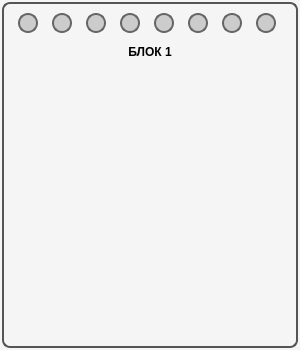
<?xml version="1.0" encoding="UTF-8"?>
<ui version="4.0">
 <class>BlockWidget</class>
 <widget class="QWidget" name="BlockWidget">
  <property name="geometry">
   <rect>
    <x>0</x>
    <y>0</y>
    <width>300</width>
    <height>350</height>
   </rect>
</property>
<!-- Заменяем фиксированные размеры на политику растяжения -->
<property name="sizePolicy">
   <sizepolicy hsizetype="Expanding" vsizetype="Expanding">
    <horstretch>1</horstretch>
    <verstretch>1</verstretch>
   </sizepolicy>
</property>
  <property name="styleSheet">
   <string notr="true">QWidget#BlockWidget {
    border: 2px solid #555;
    border-radius: 8px;
    background-color: #f5f5f5;
    margin: 2px;
}</string>
  </property>
  <layout class="QVBoxLayout" name="verticalLayout">
   <property name="spacing">
    <number>5</number>
   </property>
   <property name="leftMargin">
    <number>8</number>
   </property>
   <property name="topMargin">
    <number>8</number>
   </property>
   <property name="rightMargin">
    <number>8</number>
   </property>
   <property name="bottomMargin">
    <number>8</number>
   </property>
   <item>
    <widget class="QWidget" name="pyroWidget" native="true">
     <property name="minimumSize">
      <size>
       <width>0</width>
       <height>30</height>
      </size>
     </property>
     <property name="maximumSize">
      <size>
       <width>16777215</width>
       <height>30</height>
      </size>
     </property>
     <layout class="QHBoxLayout" name="pyroLayout">
      <property name="spacing">
       <number>4</number>
      </property>
      <property name="leftMargin">
       <number>0</number>
      </property>
      <property name="topMargin">
       <number>0</number>
      </property>
      <property name="rightMargin">
       <number>0</number>
      </property>
      <property name="bottomMargin">
       <number>0</number>
      </property>
      <item>
       <widget class="QWidget" name="pyro1" native="true">
        <property name="minimumSize">
         <size>
          <width>20</width>
          <height>20</height>
         </size>
        </property>
        <property name="maximumSize">
         <size>
          <width>20</width>
          <height>20</height>
         </size>
        </property>
        <property name="styleSheet">
         <string notr="true">background-color: #CCCCCC; border: 2px solid #666666; border-radius: 10px;</string>
        </property>
       </widget>
      </item>
      <item>
       <widget class="QWidget" name="pyro2" native="true">
        <property name="minimumSize">
         <size>
          <width>20</width>
          <height>20</height>
         </size>
        </property>
        <property name="maximumSize">
         <size>
          <width>20</width>
          <height>20</height>
         </size>
        </property>
        <property name="styleSheet">
         <string notr="true">background-color: #CCCCCC; border: 2px solid #666666; border-radius: 10px;</string>
        </property>
       </widget>
      </item>
      <item>
       <widget class="QWidget" name="pyro3" native="true">
        <property name="minimumSize">
         <size>
          <width>20</width>
          <height>20</height>
         </size>
        </property>
        <property name="maximumSize">
         <size>
          <width>20</width>
          <height>20</height>
         </size>
        </property>
        <property name="styleSheet">
         <string notr="true">background-color: #CCCCCC; border: 2px solid #666666; border-radius: 10px;</string>
        </property>
       </widget>
      </item>
      <item>
       <widget class="QWidget" name="pyro4" native="true">
        <property name="minimumSize">
         <size>
          <width>20</width>
          <height>20</height>
         </size>
        </property>
        <property name="maximumSize">
         <size>
          <width>20</width>
          <height>20</height>
         </size>
        </property>
        <property name="styleSheet">
         <string notr="true">background-color: #CCCCCC; border: 2px solid #666666; border-radius: 10px;</string>
        </property>
       </widget>
      </item>
      <item>
       <widget class="QWidget" name="pyro5" native="true">
        <property name="minimumSize">
         <size>
          <width>20</width>
          <height>20</height>
         </size>
        </property>
        <property name="maximumSize">
         <size>
          <width>20</width>
          <height>20</height>
         </size>
        </property>
        <property name="styleSheet">
         <string notr="true">background-color: #CCCCCC; border: 2px solid #666666; border-radius: 10px;</string>
        </property>
       </widget>
      </item>
      <item>
       <widget class="QWidget" name="pyro6" native="true">
        <property name="minimumSize">
         <size>
          <width>20</width>
          <height>20</height>
         </size>
        </property>
        <property name="maximumSize">
         <size>
          <width>20</width>
          <height>20</height>
         </size>
        </property>
        <property name="styleSheet">
         <string notr="true">background-color: #CCCCCC; border: 2px solid #666666; border-radius: 10px;</string>
        </property>
       </widget>
      </item>
      <item>
       <widget class="QWidget" name="pyro7" native="true">
        <property name="minimumSize">
         <size>
          <width>20</width>
          <height>20</height>
         </size>
        </property>
        <property name="maximumSize">
         <size>
          <width>20</width>
          <height>20</height>
         </size>
        </property>
        <property name="styleSheet">
         <string notr="true">background-color: #CCCCCC; border: 2px solid #666666; border-radius: 10px;</string>
        </property>
       </widget>
      </item>
      <item>
       <widget class="QWidget" name="pyro8" native="true">
        <property name="minimumSize">
         <size>
          <width>20</width>
          <height>20</height>
         </size>
        </property>
        <property name="maximumSize">
         <size>
          <width>20</width>
          <height>20</height>
         </size>
        </property>
        <property name="styleSheet">
         <string notr="true">background-color: #CCCCCC; border: 2px solid #666666; border-radius: 10px;</string>
        </property>
       </widget>
      </item>
     </layout>
    </widget>
   </item>
   <item>
    <widget class="QLabel" name="blockLabel">
     <property name="styleSheet">
      <string notr="true">font-weight: bold; font-size: 12px; margin: 2px;</string>
     </property>
     <property name="text">
      <string>БЛОК 1</string>
     </property>
     <property name="alignment">
      <set>Qt::AlignmentFlag::AlignCenter</set>
     </property>
    </widget>
   </item>
   <item>
    <widget class="QWidget" name="chartWidget" native="true">
 <property name="sizePolicy">
  <sizepolicy hsizetype="Expanding" vsizetype="Expanding">
   <horstretch>1</horstretch>
   <verstretch>1</verstretch>
  </sizepolicy>
 </property>
     <layout class="QVBoxLayout" name="chartLayout">
      <property name="spacing">
       <number>0</number>
      </property>
      <property name="leftMargin">
       <number>0</number>
      </property>
      <property name="topMargin">
       <number>0</number>
      </property>
      <property name="rightMargin">
       <number>0</number>
      </property>
      <property name="bottomMargin">
       <number>0</number>
      </property>
      <item>
      <widget class="QChartView" name="chartView" native="true">
 <property name="sizePolicy">
  <sizepolicy hsizetype="Expanding" vsizetype="Expanding">
   <horstretch>1</horstretch>
   <verstretch>1</verstretch>
  </sizepolicy>
 </property>
</widget>
      </item>
     </layout>
    </widget>
   </item>
  </layout>
 </widget>
 <customwidgets>
  <customwidget>
   <class>QChartView</class>
   <extends>QWidget</extends>
   <header>qchartview.h</header>
  </customwidget>
 </customwidgets>
 <resources/>
 <connections/>
</ui>
